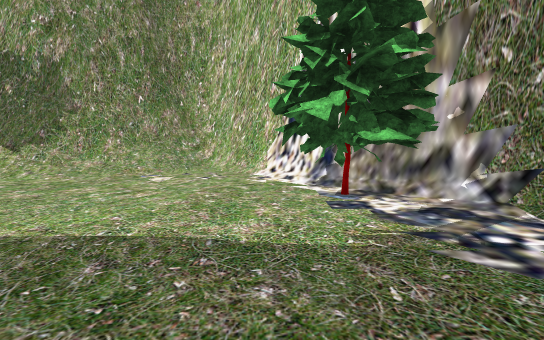
[1] (above)

19 first-person views from a walk through a 3-D level made in the Unity game engine. The camera is 1.5 m above the floor, tilts 6° down and sees 90° across. The floor is counted in squares, 2 m on a side. Each view is taken from the middle of a square. On the plan, view 1 faces up. The plan holds only what a view shows up to about 10 squares ahead; the rest is blank. The place goes on beyond the plan. The player is left out. Some surface patterns are stand-ins.

[2]
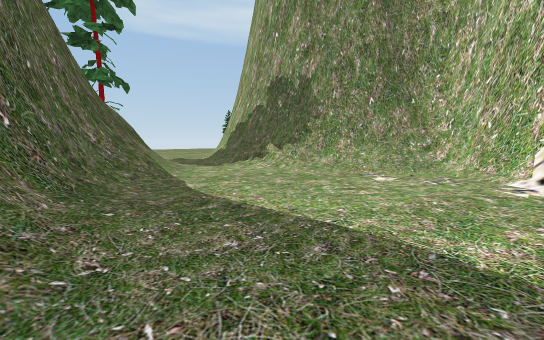

[3]
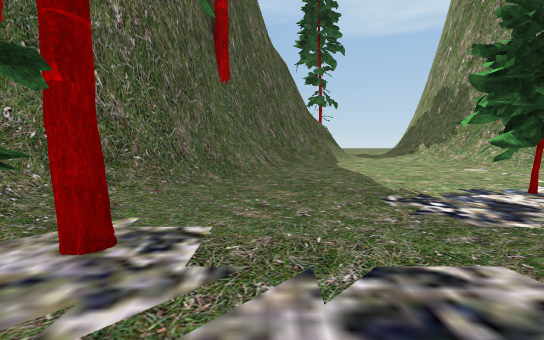

[4]
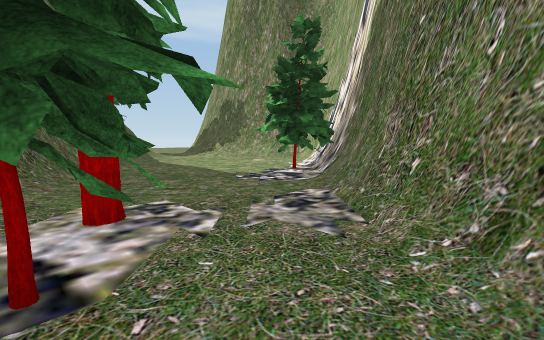

[5]
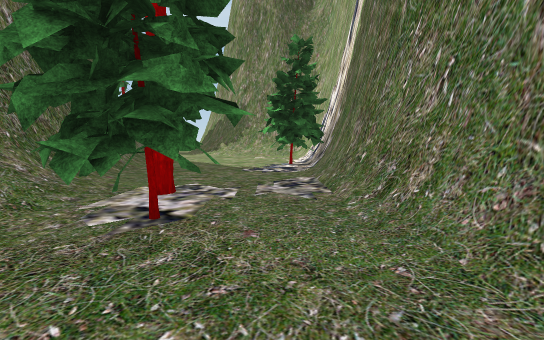

[6]
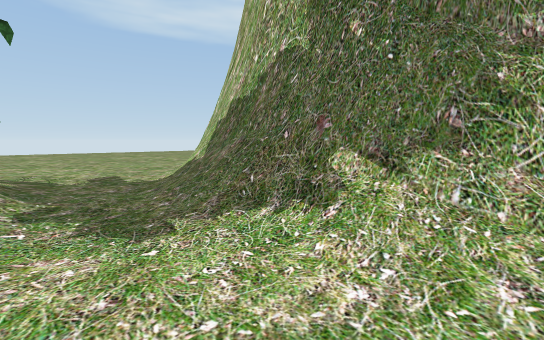

[7]
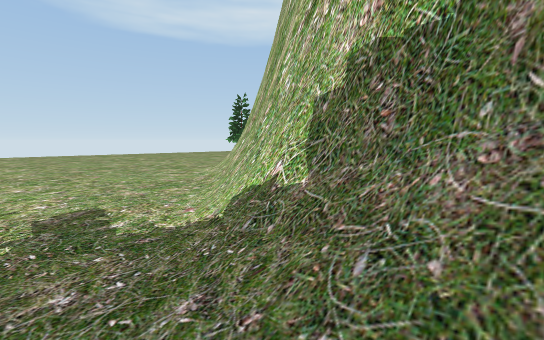

[8]
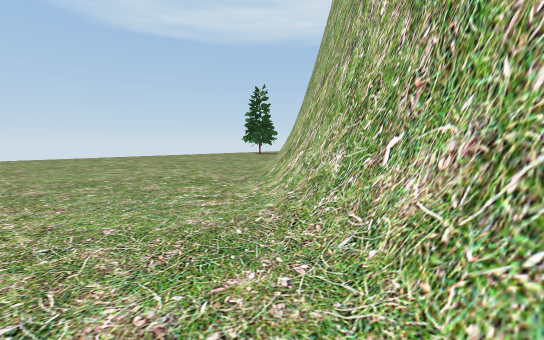

[9]
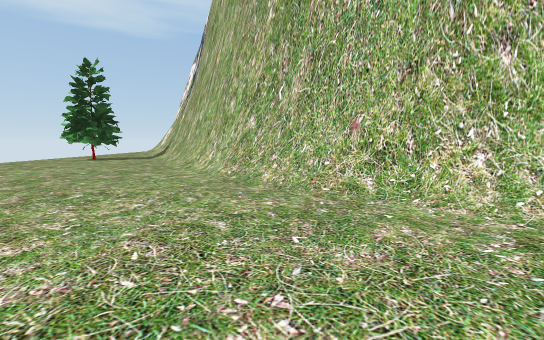

[10]
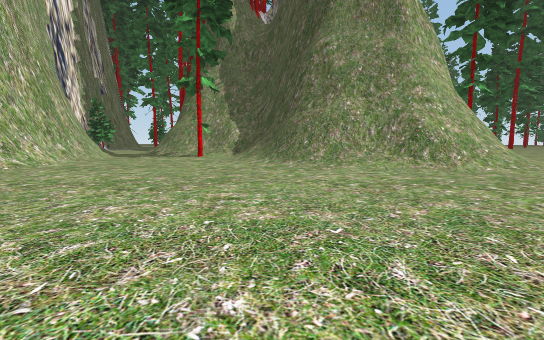

[11]
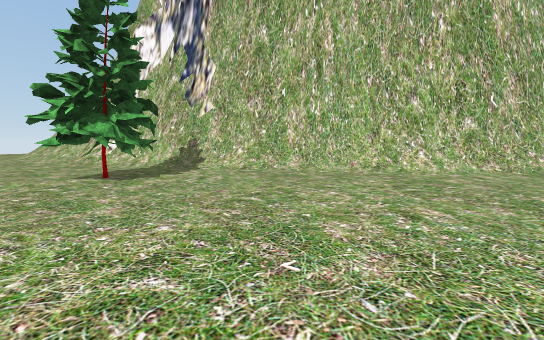

[12]
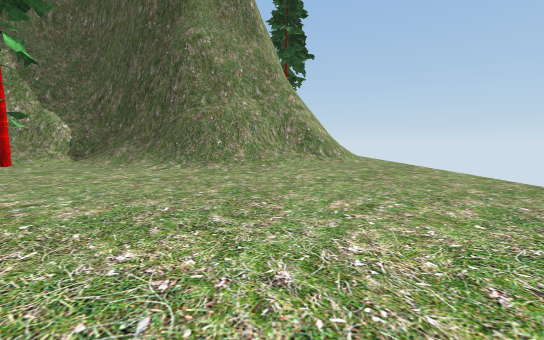

[13]
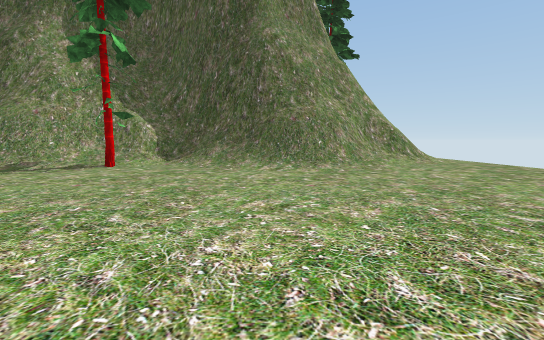

[14]
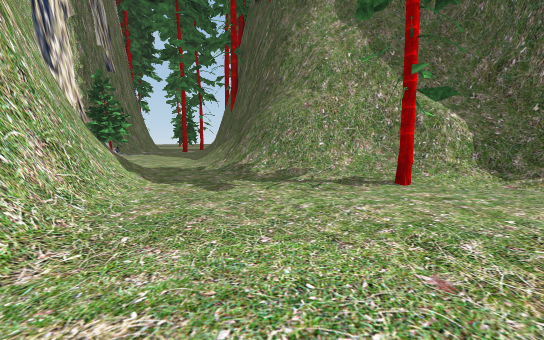

[15]
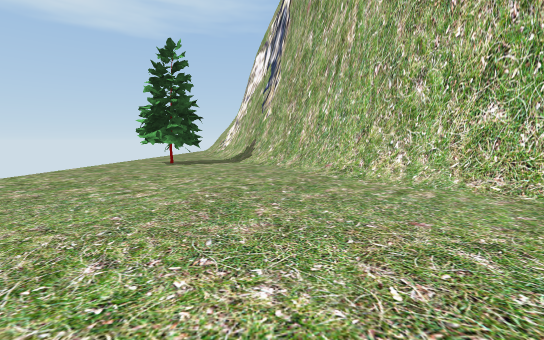

[16]
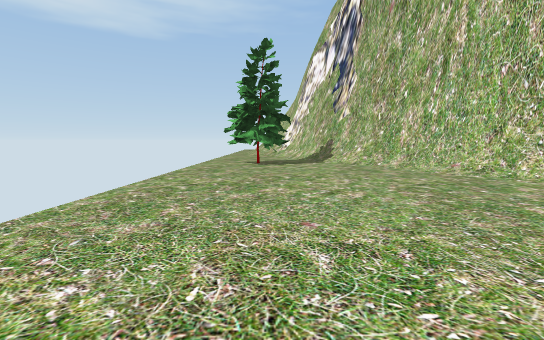

[17]
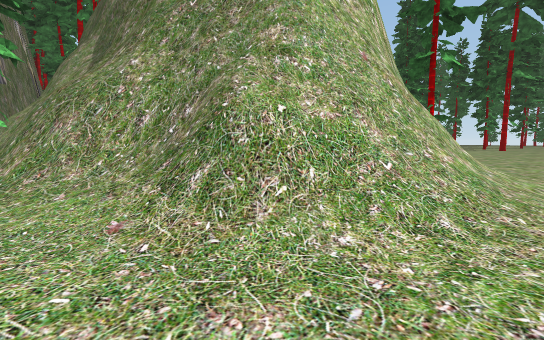

[18]
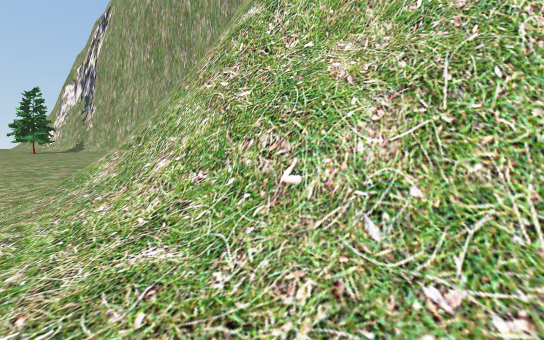

[19]
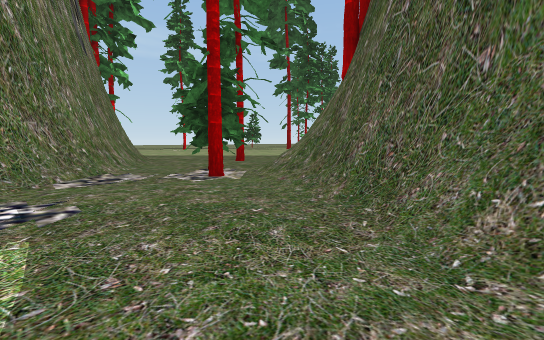

### Floor plan
Key: @ floor where view 1 was taken; # wall or solid block; . floor; / step, stairs or slope; = window, fence, low wall or low ledge.
Columns run from 25 left of view 1 to 7 right of it. Each row starts with its distance up from view 1.
 24 ./
 23 ./##
 22 ../#
 21 ../##
 20 .../#
 19 .../##
 18 ..#./#
 17 .##..##
 16 ...../##
 15 ....../#
 14 ....../##
 13 ......./#
 12 ........##
 11 .........##
 10 ..........###
  9 ...........=##
  8 .............###     ####
  7 ..............########//##
  6 ...............////////..##
  5 ..........................##
  4 ............./////........###
  3 ...//###//.///####//......#.##
  2 ..//#####////##  #///........##
  1 ./=###  ###=###  ####//.......##
  0 ./##      ####      ###/.@.....##
 -1 /=#                   ###.......#
 -2 /##                     ###/###..
 -3 /=#                       ##/##..
 -4 /=#                        ##/..
 -5 ./#

Where each view was taken, in squares from view 1:
view 1: 0 up, 0 right, facing up
view 2: 0 up, 0 right, facing up-left
view 3: 0 up, 5 right, facing left
view 4: 2 down, 6 right, facing up-left
view 5: 3 down, 7 right, facing up-left
view 6: 4 up, 5 left, facing up-left
view 7: 5 up, 8 left, facing up-left
view 8: 6 up, 11 left, facing up-left
view 9: 6 up, 16 left, facing up
view 10: 10 up, 25 left, facing down-right
view 11: 11 up, 25 left, facing up-right
view 12: 11 up, 21 left, facing down
view 13: 11 up, 18 left, facing down
view 14: 8 up, 15 left, facing down-right
view 15: 8 up, 20 left, facing up
view 16: 8 up, 23 left, facing up
view 17: 3 up, 25 left, facing down-right
view 18: 5 down, 25 left, facing up-right
view 19: 2 up, 2 left, facing down-right
